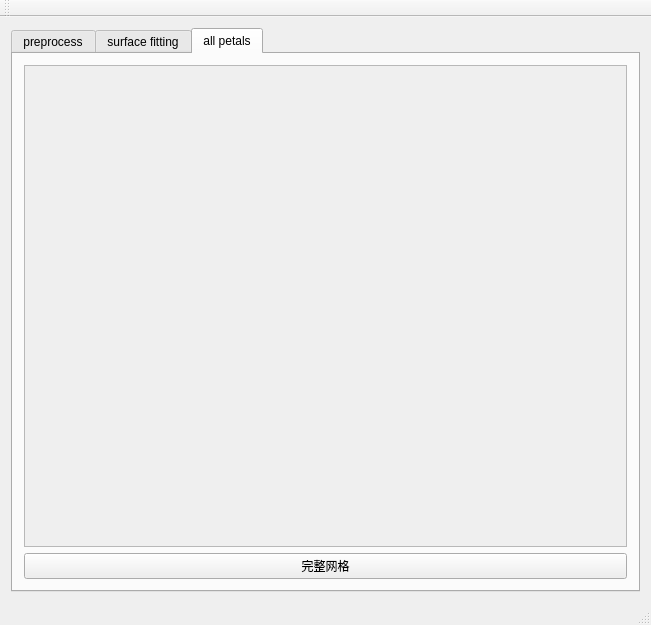
<?xml version="1.0" encoding="UTF-8"?>
<ui version="4.0">
 <class>profileClass</class>
 <widget class="QMainWindow" name="profileClass">
  <property name="geometry">
   <rect>
    <x>0</x>
    <y>0</y>
    <width>651</width>
    <height>625</height>
   </rect>
  </property>
  <property name="windowTitle">
   <string>profile</string>
  </property>
  <widget class="QWidget" name="centralWidget">
   <layout class="QGridLayout" name="gridLayout_2">
    <item row="0" column="0">
     <layout class="QGridLayout" name="gridLayout">
      <item row="0" column="1">
       <widget class="QTabWidget" name="tabWidget">
        <property name="currentIndex">
         <number>2</number>
        </property>
        <widget class="QWidget" name="tab_pre">
         <attribute name="title">
          <string>preprocess</string>
         </attribute>
         <layout class="QGridLayout" name="gridLayout_3">
          <item row="1" column="2">
           <widget class="QPushButton" name="Button_tip">
            <property name="text">
             <string>点出花瓣顶点</string>
            </property>
           </widget>
          </item>
          <item row="2" column="1">
           <widget class="QPushButton" name="Button_curve">
            <property name="text">
             <string>侧边曲线</string>
            </property>
           </widget>
          </item>
          <item row="1" column="0">
           <widget class="QLineEdit" name="lineEdit_image"/>
          </item>
          <item row="2" column="2">
           <widget class="QPushButton" name="Button_contour">
            <property name="text">
             <string>花瓣轮廓</string>
            </property>
           </widget>
          </item>
          <item row="1" column="1">
           <widget class="QPushButton" name="Button_point">
            <property name="text">
             <string>点出中轴点</string>
            </property>
           </widget>
          </item>
          <item row="0" column="0" colspan="3">
           <widget class="QScrollArea" name="sArea_image">
            <property name="widgetResizable">
             <bool>true</bool>
            </property>
            <widget class="QWidget" name="scrollAreaWidgetContents">
             <property name="geometry">
              <rect>
               <x>0</x>
               <y>0</y>
               <width>605</width>
               <height>416</height>
              </rect>
             </property>
             <layout class="QGridLayout" name="gridLayout_4">
              <item row="0" column="0">
               <widget class="MyLabel" name="label_image">
                <property name="text">
                 <string/>
                </property>
               </widget>
              </item>
             </layout>
            </widget>
           </widget>
          </item>
          <item row="2" column="0">
           <widget class="QPushButton" name="Button_scan">
            <property name="text">
             <string>选择图片</string>
            </property>
           </widget>
          </item>
          <item row="3" column="1" colspan="2">
           <widget class="QPushButton" name="Button_keypoint">
            <property name="text">
             <string>处理数据</string>
            </property>
           </widget>
          </item>
         </layout>
        </widget>
        <widget class="QWidget" name="tab_surface">
         <attribute name="title">
          <string>surface fitting</string>
         </attribute>
         <layout class="QGridLayout" name="gridLayout_5">
          <item row="2" column="1">
           <widget class="QPushButton" name="Button_mesh">
            <property name="text">
             <string>模板花瓣网格</string>
            </property>
           </widget>
          </item>
          <item row="1" column="0" colspan="2">
           <widget class="QScrollArea" name="sArea_surface">
            <property name="widgetResizable">
             <bool>true</bool>
            </property>
            <widget class="QWidget" name="scrollAreaWidgetContents_2">
             <property name="geometry">
              <rect>
               <x>0</x>
               <y>0</y>
               <width>605</width>
               <height>445</height>
              </rect>
             </property>
            </widget>
           </widget>
          </item>
          <item row="2" column="0">
           <widget class="QPushButton" name="Button_petal">
            <property name="text">
             <string>模板花瓣轮廓映射</string>
            </property>
           </widget>
          </item>
          <item row="3" column="1">
           <widget class="QPushButton" name="Button_meshfitting">
            <property name="text">
             <string>模板花瓣网格变形</string>
            </property>
           </widget>
          </item>
         </layout>
        </widget>
        <widget class="QWidget" name="tab_all">
         <attribute name="title">
          <string>all petals</string>
         </attribute>
         <layout class="QGridLayout" name="gridLayout_6">
          <item row="0" column="0">
           <widget class="QScrollArea" name="sArea_all">
            <property name="widgetResizable">
             <bool>true</bool>
            </property>
            <widget class="QWidget" name="scrollAreaWidgetContents_3">
             <property name="geometry">
              <rect>
               <x>0</x>
               <y>0</y>
               <width>605</width>
               <height>474</height>
              </rect>
             </property>
            </widget>
           </widget>
          </item>
          <item row="1" column="0">
           <widget class="QPushButton" name="Button_all">
            <property name="text">
             <string>完整网格</string>
            </property>
           </widget>
          </item>
         </layout>
        </widget>
       </widget>
      </item>
     </layout>
    </item>
   </layout>
  </widget>
  <widget class="QMenuBar" name="menuBar">
   <property name="geometry">
    <rect>
     <x>0</x>
     <y>0</y>
     <width>651</width>
     <height>23</height>
    </rect>
   </property>
  </widget>
  <widget class="QToolBar" name="mainToolBar">
   <attribute name="toolBarArea">
    <enum>TopToolBarArea</enum>
   </attribute>
   <attribute name="toolBarBreak">
    <bool>false</bool>
   </attribute>
  </widget>
  <widget class="QStatusBar" name="statusBar"/>
 </widget>
 <layoutdefault spacing="6" margin="11"/>
 <customwidgets>
  <customwidget>
   <class>MyLabel</class>
   <extends>QLabel</extends>
   <header location="global">MyLabel.h</header>
  </customwidget>
 </customwidgets>
 <resources>
  <include location="profile.qrc"/>
 </resources>
 <connections/>
</ui>
